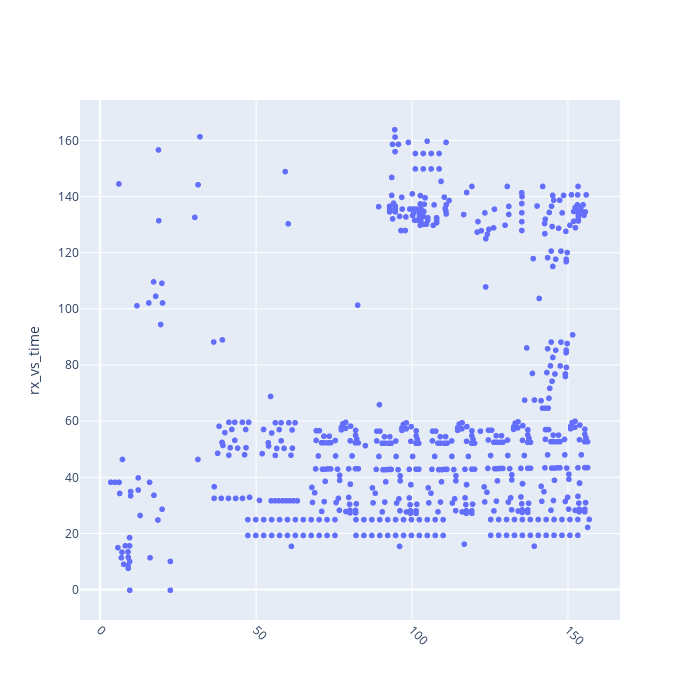

The notebook cell saved with this chart:
### Code cell
draw_comps = go.Scattergl(x=df_top['Ref-X(mm)'], 
                        y=df_top['Ref-Y(mm)'],
                        mode='markers',
                        text=df_top.Designator
                        )
draw_comps_2 = go.Scattergl(x=df_top.iloc[1059:1060]['Ref-X(mm)'], 
                         y=df_top.iloc[1059:1060]['Ref-Y(mm)'],
                        mode='markers'
                        )
data = [draw_comps, draw_comps_2]

# Useful layout
layout = go.Layout(
    ## title='example of 7778, rug 502',
    legend=dict(orientation="v", x=0.2, y=1),
    yaxis=dict(
        title='rx_vs_time'
    ),
    xaxis=dict(
       # title='km SNCF',
       # dtick=1
       #  range=[90, 100.05]

       tickangle = 45,
    ),
    yaxis2=dict(
                title='railster state',
                titlefont=dict(
                    color='rgb(148, 103, 255)'
                ),
                tickfont=dict(
                    color='rgb(148, 103, 255)'
                ),
                overlaying='y',
                side='right'
    ),
    barmode='group',
   #yaxis_type="log"
)
fig = go.Figure(data=data, layout=layout)
fig.update_layout(height=700, width=700)
fig.show()

### Figure 1 — Plotly figure (JSON) as saved in the notebook; plotly's stock layout.template omitted (floating-point values rounded to 4 significant figures; data arrays with more than 128 entries replaced by an {"elided": "..."} marker saying what was removed)
{"data": [{"mode": "markers", "text": {"elided": "620 str values"}, "type": "scattergl", "x": {"elided": "620 float values"}, "y": {"elided": "620 float values"}}, {"mode": "markers", "type": "scattergl", "x": [], "y": []}], "layout": {"barmode": "group", "height": 700, "legend": {"orientation": "v", "x": 0.2, "y": 1}, "width": 700, "xaxis": {"tickangle": 45}, "yaxis": {"title": {"text": "rx_vs_time"}}, "yaxis2": {"overlaying": "y", "side": "right", "tickfont": {"color": "rgb(148, 103, 255)"}, "title": {"font": {"color": "rgb(148, 103, 255)"}, "text": "railster state"}}}}
